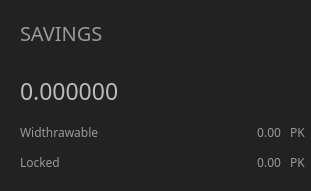
     <widget class="QGroupBox" name="depositsBox">
      <property name="geometry">
       <rect>
        <x>510</x>
        <y>110</y>
        <width>311</width>
        <height>191</height>
       </rect>
      </property>
      <property name="styleSheet">
       <string notr="true">background: #222;border-radius: 2px;</string>
      </property>
      <property name="title">
       <string/>
      </property>
      <widget class="QLabel" name="m_depositsTitle">
       <property name="geometry">
        <rect>
         <x>20</x>
         <y>20</y>
         <width>151</width>
         <height>25</height>
        </rect>
       </property>
       <property name="font">
        <font>
         <family>Poppins</family>
         <pointsize>-1</pointsize>
        </font>
       </property>
       <property name="styleSheet">
        <string notr="true">color: #999;
background: transparent;
font-size: 20px;
font-family: Poppins;</string>
       </property>
       <property name="text">
        <string>SAVINGS</string>
       </property>
      </widget>
      <widget class="QLabel" name="m_lockedDepositTitle">
       <property name="geometry">
        <rect>
         <x>20</x>
         <y>150</y>
         <width>101</width>
         <height>25</height>
        </rect>
       </property>
       <property name="font">
        <font>
         <family>Poppins</family>
         <pointsize>-1</pointsize>
        </font>
       </property>
       <property name="styleSheet">
        <string notr="true">color: #999;
background: transparent;
font-family: Poppins;
font-size: 12px;</string>
       </property>
       <property name="text">
        <string>Locked</string>
       </property>
      </widget>
      <widget class="QLabel" name="m_tickerLabel4">
       <property name="geometry">
        <rect>
         <x>290</x>
         <y>120</y>
         <width>31</width>
         <height>24</height>
        </rect>
       </property>
       <property name="font">
        <font>
         <family>Poppins</family>
         <pointsize>-1</pointsize>
        </font>
       </property>
       <property name="styleSheet">
        <string notr="true">color: #999;
background: transparent;
font-family: Poppins;
font-size: 12px;</string>
       </property>
       <property name="text">
        <string notr="true">PK</string>
       </property>
      </widget>
      <widget class="QLabel" name="m_unlockedDepositLabel">
       <property name="geometry">
        <rect>
         <x>130</x>
         <y>120</y>
         <width>151</width>
         <height>25</height>
        </rect>
       </property>
       <property name="font">
        <font>
         <family>Poppins</family>
         <pointsize>-1</pointsize>
        </font>
       </property>
       <property name="styleSheet">
        <string notr="true">color: #999;
background: transparent;
font-family: Poppins;
font-size: 12px;</string>
       </property>
       <property name="text">
        <string notr="true">0.00</string>
       </property>
       <property name="alignment">
        <set>Qt::AlignRight|Qt::AlignTrailing|Qt::AlignVCenter</set>
       </property>
      </widget>
      <widget class="QLabel" name="m_depositsUnlockedTitle">
       <property name="geometry">
        <rect>
         <x>20</x>
         <y>120</y>
         <width>91</width>
         <height>25</height>
        </rect>
       </property>
       <property name="font">
        <font>
         <family>Poppins</family>
         <pointsize>-1</pointsize>
        </font>
       </property>
       <property name="styleSheet">
        <string notr="true">color: #999;
background: transparent;
font-family: Poppins;
font-size: 12px;</string>
       </property>
       <property name="text">
        <string>Widthrawable</string>
       </property>
      </widget>
      <widget class="QLabel" name="m_lockedDepositLabel">
       <property name="geometry">
        <rect>
         <x>130</x>
         <y>150</y>
         <width>151</width>
         <height>25</height>
        </rect>
       </property>
       <property name="font">
        <font>
         <family>Poppins</family>
         <pointsize>-1</pointsize>
        </font>
       </property>
       <property name="styleSheet">
        <string notr="true">color: #999;
background: transparent;
font-family: Poppins;
font-size: 12px;</string>
       </property>
       <property name="text">
        <string notr="true">0.00</string>
       </property>
       <property name="alignment">
        <set>Qt::AlignRight|Qt::AlignTrailing|Qt::AlignVCenter</set>
       </property>
      </widget>
      <widget class="QLabel" name="m_tickerLabel5">
       <property name="geometry">
        <rect>
         <x>290</x>
         <y>150</y>
         <width>31</width>
         <height>24</height>
        </rect>
       </property>
       <property name="font">
        <font>
         <family>Poppins</family>
         <pointsize>-1</pointsize>
        </font>
       </property>
       <property name="styleSheet">
        <string notr="true">color: #999;
background: transparent;
font-family: Poppins;
font-size: 12px;</string>
       </property>
       <property name="text">
        <string notr="true">PK</string>
       </property>
      </widget>
      <widget class="QLabel" name="m_totalDepositLabel">
       <property name="geometry">
        <rect>
         <x>20</x>
         <y>70</y>
         <width>291</width>
         <height>41</height>
        </rect>
       </property>
       <property name="minimumSize">
        <size>
         <width>0</width>
         <height>0</height>
        </size>
       </property>
       <property name="font">
        <font>
         <family>Poppins</family>
         <pointsize>-1</pointsize>
        </font>
       </property>
       <property name="styleSheet">
        <string notr="true">color: #bbb;
background: transparent;
font-family: Poppins;
font-size: 23px;</string>
       </property>
       <property name="text">
        <string notr="true">0.000000</string>
       </property>
       <property name="alignment">
        <set>Qt::AlignLeading|Qt::AlignLeft|Qt::AlignVCenter</set>
       </property>
      </widget>
     </widget>
